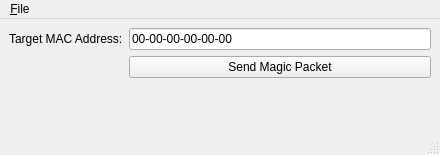
<?xml version="1.0" encoding="UTF-8"?>
<ui version="4.0">
 <class>SendPacket</class>
 <widget class="QMainWindow" name="SendPacket">
  <property name="geometry">
   <rect>
    <x>0</x>
    <y>0</y>
    <width>440</width>
    <height>155</height>
   </rect>
  </property>
  <property name="windowTitle">
   <string>SendPacket</string>
  </property>
  <widget class="QWidget" name="centralwidget">
   <layout class="QGridLayout" name="gridLayout_2">
    <item row="0" column="0">
     <layout class="QGridLayout" name="gridLayout">
      <item row="0" column="0">
       <widget class="QLabel" name="label_2">
        <property name="text">
         <string>Target MAC Address:</string>
        </property>
       </widget>
      </item>
      <item row="0" column="1">
       <widget class="QLineEdit" name="mac_in">
        <property name="text">
         <string>00-00-00-00-00-00</string>
        </property>
        <property name="maxLength">
         <number>17</number>
        </property>
        <property name="echoMode">
         <enum>QLineEdit::Normal</enum>
        </property>
       </widget>
      </item>
      <item row="1" column="1">
       <widget class="QPushButton" name="send_btn">
        <property name="text">
         <string>Send Magic Packet</string>
        </property>
        <property name="checkable">
         <bool>false</bool>
        </property>
        <property name="checked">
         <bool>false</bool>
        </property>
        <property name="flat">
         <bool>false</bool>
        </property>
       </widget>
      </item>
      <item row="2" column="0" colspan="2">
       <widget class="QLabel" name="eventLabel">
        <property name="text">
         <string/>
        </property>
       </widget>
      </item>
     </layout>
    </item>
   </layout>
  </widget>
  <widget class="QMenuBar" name="menubar">
   <property name="geometry">
    <rect>
     <x>0</x>
     <y>0</y>
     <width>440</width>
     <height>25</height>
    </rect>
   </property>
   <widget class="QMenu" name="menu_File">
    <property name="title">
     <string>&amp;File</string>
    </property>
    <addaction name="actionBrowse_MySQL_Database"/>
    <addaction name="actionListen"/>
    <addaction name="separator"/>
    <addaction name="actionQuit"/>
   </widget>
   <addaction name="menu_File"/>
  </widget>
  <widget class="QStatusBar" name="statusbar"/>
  <action name="actionQuit">
   <property name="text">
    <string>Quit</string>
   </property>
  </action>
  <action name="actionBrowse_MySQL_Database">
   <property name="text">
    <string>Browse Database</string>
   </property>
   <property name="toolTip">
    <string>Connect to MySQL Database to find MAC addresses</string>
   </property>
  </action>
  <action name="actionListen">
   <property name="text">
    <string>Listen for Magic Packets</string>
   </property>
  </action>
 </widget>
 <resources/>
 <connections>
  <connection>
   <sender>send_btn</sender>
   <signal>clicked()</signal>
   <receiver>SendPacket</receiver>
   <slot>send_packet()</slot>
   <hints>
    <hint type="sourcelabel">
     <x>212</x>
     <y>122</y>
    </hint>
    <hint type="destinationlabel">
     <x>106</x>
     <y>139</y>
    </hint>
   </hints>
  </connection>
 </connections>
 <slots>
  <slot>send_packet()</slot>
 </slots>
</ui>
